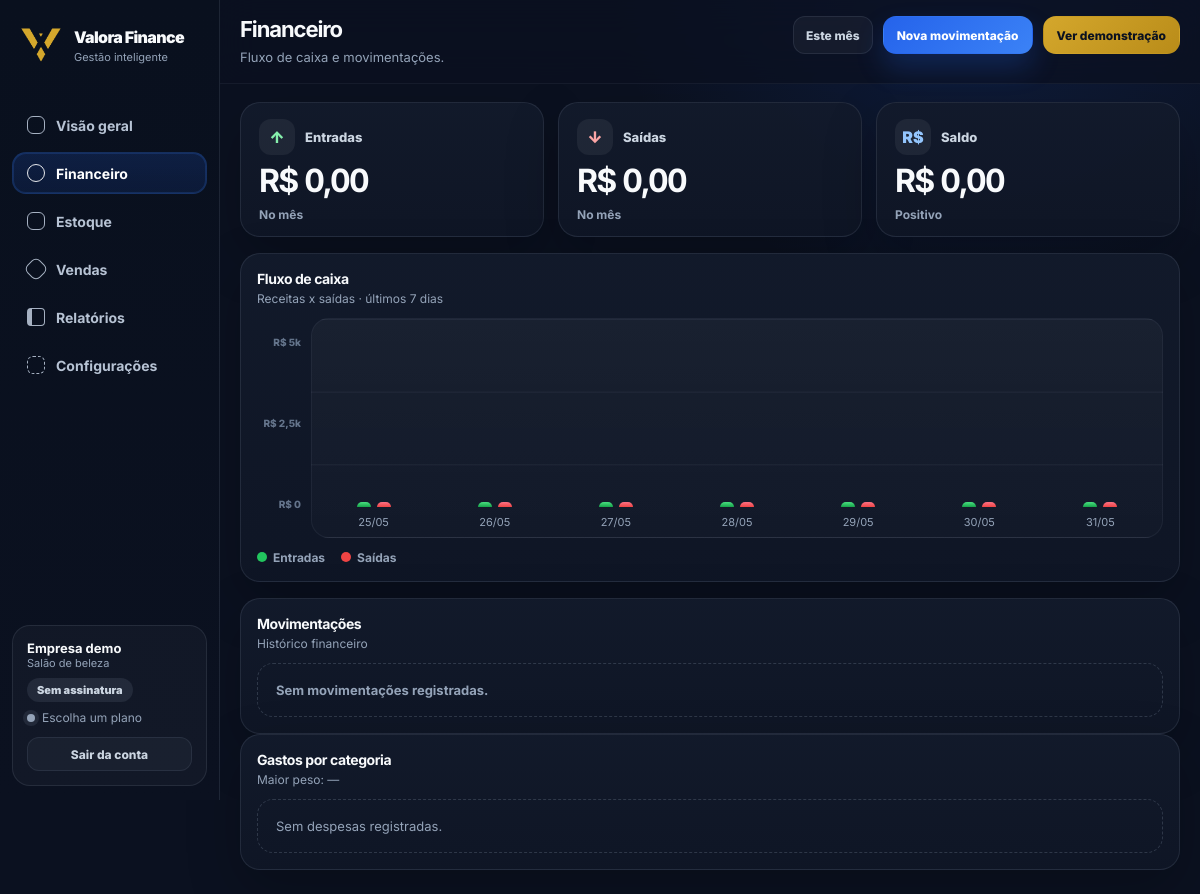
The app's page /financas (signed in) with its own data.
### tables this page shows
CREATE TABLE business_settings (
            id INTEGER PRIMARY KEY AUTOINCREMENT,
            business_id INTEGER NOT NULL UNIQUE,
            company_name TEXT NOT NULL,
            business_type TEXT NOT NULL,
            plan TEXT NOT NULL DEFAULT 'Sem assinatura',
            visual_preference TEXT NOT NULL DEFAULT 'Graphite Premium',
            demo_loaded INTEGER NOT NULL DEFAULT 0,
            created_at TEXT NOT NULL,
            updated_at TEXT NOT NULL,
            FOREIGN KEY(business_id) REFERENCES businesses(id) ON DELETE CASCADE
        );

### templates/app.py (the view, shortened to what this page needs)
    @app.route("/financas", methods=["GET", "POST"])
    def financas():
        ctx = dashboard_context()
        transactions = ctx["transactions"]
        revenue, expenses, net = monthly_totals(transactions)
        cats = expenses_by_category(transactions)
        ctx.update({
            "page_title": "Financeiro",
            "page_subtitle": "Fluxo de caixa e movimentações.",
            "revenue": revenue,
            "expenses": expenses,
            "net": net,
            "major_expense_cat": cats[0]["name"] if cats else "—",
            "page_actions": [
                {"label": "Nova movimentação", "url": "#nova-movimentacao", "class": "primary"},
            ],
        })
        if not ctx["transactions"] and not ctx["items"]:
            ctx["page_actions"].append({"label": "Ver demonstração", "url": url_for("load_demo_data"), "class": "gold"})
        return render_template("finance.html", **ctx)

### templates/app.py (called while the page is built)
def get_db_connection(db_path: str):
    conn = sqlite3.connect(db_path)
    conn.row_factory = sqlite3.Row
    return conn

### templates/templates/finance.html
{% extends 'internal_layout.html' %}
{% block content %}
<section class="summary-strip summary-strip-3">
  <article class="summary-card card tone-success">
    <div class="summary-top"><span class="metric-symbol">↑</span><p>Entradas</p></div>
    <strong class="money-value">{{ revenue|currency }}</strong>
    <small>No mês</small>
  </article>
  <article class="summary-card card tone-danger">
    <div class="summary-top"><span class="metric-symbol">↓</span><p>Saídas</p></div>
    <strong class="money-value">{{ expenses|currency }}</strong>
    <small>No mês</small>
  </article>
  <article class="summary-card card tone-primary">
    <div class="summary-top"><span class="metric-symbol">R$</span><p>Saldo</p></div>
    <strong class="money-value">{{ net|currency }}</strong>
    <small>{{ 'Positivo' if net >= 0 else 'Negativo' }}</small>
  </article>
</section>
<section class="page-grid finance-grid">
  <div class="main-stack">
    <article class="card chart-panel clean-panel">
      <div class="card-head compact-head">
        <div><h3>Fluxo de caixa</h3><p>Receitas x saídas · últimos 7 dias</p></div>
      </div>
      <div class="chart-with-axis">
        <div class="y-axis"><span>R$ 5k</span><span>R$ 2,5k</span><span>R$ 0</span></div>
        <div class="combo-chart finance-chart tall-chart">
          {% for row in weekly_data %}
          <div class="combo-day">
            <div class="bars" title="{{ row.label }} · Entradas {{ row.revenue|currency }} · Saídas {{ row.expenses|currency }} · Saldo {{ (row.revenue - row.expenses)|currency }}">
              <span class="bar income" style="height:{{ row.revenue_height }}%"></span>
              <span class="bar expense" style="height:{{ row.expenses_height }}%"></span>
            </div>
            <small>{{ row.label }}</small>
          </div>
          {% endfor %}
        </div>
      </div>
      <div class="legend"><span><i class="income-dot"></i>Entradas</span><span><i class="expense-dot"></i>Saídas</span></div>
    </article>
    <article class="card table-card clean-panel">
      <div class="card-head compact-head"><div><h3>Movimentações</h3><p>Histórico financeiro</p></div></div>
      {% if transactions %}
      <div class="table-wrap"><table class="data-table finance-table"><thead><tr><th>Tipo</th><th>Descrição</th><th>Categoria</th><th>Data</th><th class="table-money">Valor</th><th></th></tr></thead><tbody>
        {% for tx in transactions %}
        <tr>
          <td><span class="badge {{ 'success' if tx.amount > 0 else 'danger' }}">{{ 'Entrada' if tx.amount > 0 else 'Saída' }}</span></td>
          <td><strong>{{ tx.description }}</strong></td>
          <td><span class="chip small">{{ tx.business_category }}</span></td>
          <td>{{ tx.date|date_br }}</td>
          <td class="table-money {{ 'positive' if tx.amount > 0 else 'negative' }}">{{ tx.amount|currency }}</td>
          <td class="table-action"><form method="post" action="{{ url_for('delete_transaction', item_id=tx.id) }}"><button class="icon-button" type="submit" title="Remover" aria-label="Remover registro">⋯</button></form></td>
        </tr>
        {% endfor %}
      </tbody></table></div>
      {% else %}
      <div class="empty-state strong">Sem movimentações registradas.</div>
      {% endif %}
    </article>
  </div>
  <aside class="side-stack compact-side">
    <article class="card category-card clean-panel">
      <div class="card-head compact-head"><div><h3>Gastos por categoria</h3><p>Maior peso: {{ major_expense_cat }}</p></div></div>
      {% if expenses_categories %}
      <div class="category-list clean-category-list">
        {% for c in expenses_categories[:4] %}
        <div class="category-row">
          <span>{{ c.name }}</span>
          <b class="money-value">{{ c.value|currency }}</b>
          <div class="progress"><i style="width:{{ c.width }}%"></i></div>
        </div>
        {% endfor %}
      </div>
      {% else %}
      <div class="empty-state">Sem despesas registradas.</div>
      {% endif %}
    </article>
  </aside>
</section>
{% endblock %}

### templates/templates/internal_layout.html (shortened to what this page needs)
<!doctype html>
<html lang="pt-br">
<head>
  <link rel="stylesheet" href="{{ url_for('static', filename='style.css') }}" />
</head>
<body class="app-body">
  <div class="app-shell">
    <aside class="sidebar">
      <a class="brand" href="{{ url_for('dashboard') }}" aria-label="Valora Finance">
        <span class="brand-logo"><img src="{{ url_for('static', filename='valora-logo-gold.png') }}" alt="Logo Valora Finance" /></span>
        <span class="brand-copy"><strong>Valora Finance</strong><small>Gestão inteligente</small></span>
      </a>
      <nav class="sidebar-nav" aria-label="Navegação principal">
        <a href="{{ url_for('dashboard') }}" class="nav-link {% if request.endpoint == 'dashboard' %}active{% endif %}"><span class="icon i-overview"></span>Visão geral</a>
        <a href="{{ url_for('financas') }}" class="nav-link {% if request.endpoint == 'financas' %}active{% endif %}"><span class="icon i-finance"></span>Financeiro</a>
        <a href="{{ url_for('estoque') }}" class="nav-link {% if request.endpoint == 'estoque' %}active{% endif %}"><span class="icon i-stock"></span>Estoque</a>
        <a href="{{ url_for('vendas') }}" class="nav-link {% if request.endpoint == 'vendas' %}active{% endif %}"><span class="icon i-sales"></span>Vendas</a>
        <a href="{{ url_for('relatorios') }}" class="nav-link {% if request.endpoint == 'relatorios' %}active{% endif %}"><span class="icon i-report"></span>Relatórios</a>
        <a href="{{ url_for('configuracoes') }}" class="nav-link {% if request.endpoint == 'configuracoes' %}active{% endif %}"><span class="icon i-settings"></span>Configurações</a>
      </nav>
      <div class="sidebar-account">
        <div>
          <strong>{{ settings.company_name or 'Empresa demo' }}</strong>
          <small>{{ settings.business_type or 'Pequeno negócio' }}</small>
        </div>
        <span class="plan-badge {{ 'inactive' if settings.plan == 'Sem assinatura' else '' }}">{{ settings.plan or 'Sem assinatura' }}</span>
        <span class="active-dot {{ 'muted' if settings.plan == 'Sem assinatura' else '' }}"><i></i>{{ 'Escolha um plano' if settings.plan == 'Sem assinatura' else 'Sistema ativo' }}</span>
        <a class="logout-link" href="{{ url_for('logout') }}">Sair da conta</a>
      </div>
    </aside>
    <main class="main-panel">
      <header class="topbar">
        <div class="page-title-block">
          <h1>{{ page_title }}</h1>
          {% if page_subtitle %}<p>{{ page_subtitle }}</p>{% endif %}
        </div>
        <div class="topbar-actions">
          <span class="period-pill">Este mês</span>
          {% for action in page_actions or [] %}
          <a class="btn btn-{{ action.class }}" href="{{ action.url }}">{{ action.label }}</a>
          {% endfor %}
        </div>
      </header>
      <section class="content-wrap">
        {% block content %}{% endblock %}
      </section>
    </main>
  </div>
</body>
</html>

### records on screen
business_settings: company_name "Empresa demo", business_type "Salão de beleza", plan "Sem assinatura", plan "Escolha um plano"

### other values on screen
{{ page_title }} "Financeiro"
{{ page_subtitle }} "Fluxo de caixa e movimentações."
{{ action.label }} "Nova movimentação" "Ver demonstração"
{{ revenue|currency }} "R$ 0,00"
{{ expenses|currency }} "R$ 0,00"
{{ net|currency }} "R$ 0,00"
{{ 'Positivo' if net >= 0 else 'Negativo' }} "Positivo"
{{ row.label }} "25/05" "26/05" "27/05" "28/05" "29/05" "30/05" "31/05"
{{ major_expense_cat }} "—"
